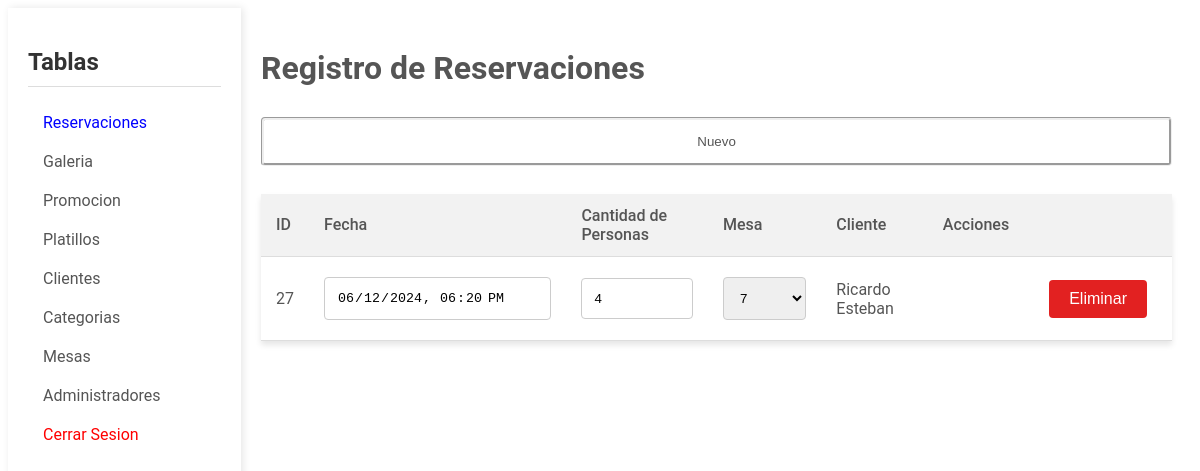
The page /admReservacion.php (signed in) on the database as committed earlier.
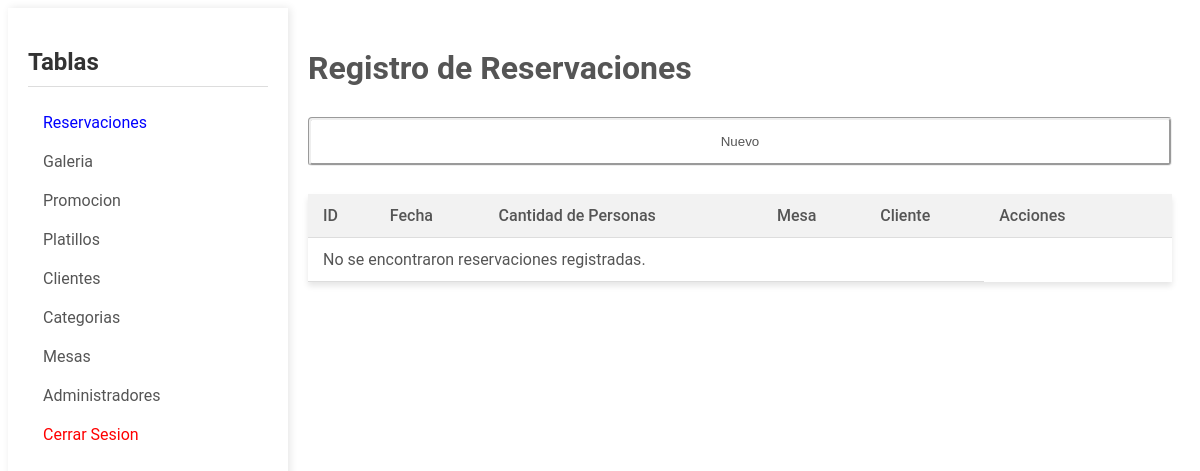
The same page on the database as committed later.
### tables this page shows
CREATE TABLE `reservacion` (
  `idReservacion` int(11) NOT NULL,
  `fecha` datetime DEFAULT NULL,
  `cantPersonas` int(11) DEFAULT NULL,
  `idMesa` int(11) DEFAULT NULL,
  `idCliente` int(11) DEFAULT NULL,
  `estado` varchar(15) DEFAULT NULL,
  `idAdministrador` int(11) DEFAULT NULL
);

CREATE TABLE `cliente` (
  `idCliente` int(11) NOT NULL,
  `nombre` varchar(100) DEFAULT NULL,
  `correo` varchar(50) DEFAULT NULL
);

### dao/Database.php (called while the page is built, shortened)
<?php
class Database
{
    private static $instance = null;
    private function __construct()
    {
        $dsn = 'mysql:host=localhost;dbname=higal';
        $username = 'esteban';
        $password = '@Database23';
        $options = [
            PDO::ATTR_PERSISTENT => true,
            PDO::ATTR_ERRMODE => PDO::ERRMODE_EXCEPTION
        ];
        try {
            $this->pdo = new PDO($dsn, $username, $password, $options);
        } catch (PDOException $e) {
            echo 'Connection failed: ' . $e->getMessage();
        }
    }
    public static function getInstance()
    {
        if (self::$instance === null) {
            self::$instance = new Database();
        }
        return self::$instance->pdo;
    }
}

### dao/reservacionDAO.php (called while the page is built, shortened)
<?php
require_once 'Database.php';
class ReservacionDAO
{
    private $pdo;
    public function __construct()
    {
        $this->pdo = Database::getInstance();
    }
    public function obtenerReservaciones()
    {
        try {
            $sql = "SELECT r.idReservacion, r.fecha, r.cantPersonas, r.estado, m.idMesa, c.nombre AS cliente, r.idCliente
                      FROM reservacion r
                      JOIN mesa m ON r.idMesa = m.idMesa
                      JOIN cliente c ON r.idCliente = c.idCliente";
            $stmt = $this->pdo->prepare($sql);
            $stmt->execute();
            $reservaciones = $stmt->fetchAll(PDO::FETCH_ASSOC);
            return $reservaciones;
        } catch (PDOException $e) {
            echo "Error: " . $e->getMessage();
            return false;
        }
    }
}

### dao/mesaDAO.php (called while the page is built, shortened)
<?php
require_once 'Database.php';
class MesaDAO
{
    private $pdo;
    public function __construct()
    {
        $this->pdo = Database::getInstance();
    }
    public function obtenerMesas()
    {
        try {
            $sql = "SELECT * FROM mesa";
            $stmt = $this->pdo->prepare($sql);
            $stmt->execute();
            $datos = $stmt->fetchAll(PDO::FETCH_ASSOC);
            return $datos;
        } catch (PDOException $e) {
            echo "Error: " . $e->getMessage();
            return false;
        }
    }
}

### admReservacion.php (the view, shortened to what the changed rows need)
<?php
include 'dao/reservacionDAO.php';
include 'dao/mesaDAO.php';
$reservacionDAO = new ReservacionDAO();
$mesaDAO = new MesaDAO();
$mesas = $mesaDAO->obtenerMesas();
?>
<!DOCTYPE html>
<html lang="es">
<head>
    <link rel="stylesheet" href="assets/css/adminPanel.css">
</head>
<body>
    <div class="container">
        <aside class="sidebar">
            <h2>Tablas</h2>
        </aside>
        <main class="content">
            <h1>Registro de Reservaciones</h1>
            <table>
                <tr>
                    <th>ID</th>
                    <th>Fecha</th>
                    <th>Cantidad de Personas</th>
                    <th>Mesa</th>
                    <th>Cliente</th>
                    <th>Acciones</th>
                    <th></th>
                </tr>
                <?php
                $datos = $reservacionDAO->obtenerReservaciones();
                if ($datos !== false && count($datos) > 0) {
                    foreach ($datos as $row) {
                        echo "
                                <tr>
                                    <form action='controller/reservacionLogic.php' method='post'>
                                        <td><input type='hidden' name='idReservacion' value='" . htmlspecialchars($row["idReservacion"]) . "'>
                                            " . htmlspecialchars($row["idReservacion"]) . "
                                        </td>
                                        <td><input type='datetime-local' name='fecha' value='" . htmlspecialchars($row["fecha"]) . "' readonly></td>
                                        <td><input type='number' name='cantPersonas' value='" . htmlspecialchars($row["cantPersonas"]) . "' readonly></td>
                                        <td>
                                        <select name='idCategoria' class='form-control form-control-lg custom-form-control' required style='pointer-events: none;'>
                                        <option >Seleccione una mesa</option>
                                        ";
                        foreach ($mesas as $mesa) {
                            echo "<option value='" . $mesa["idMesa"] . "' " .
                                ($row["idMesa"] == $mesa["idMesa"] ? "selected" : "") .
                                ">" . htmlspecialchars($mesa["idMesa"]) . "</option>";
                        }
                        echo "
                                        </select>
                                       </td>
                                        <td>
                                            " . htmlspecialchars($row["cliente"]) . "
                                            <input type='hidden' name='cliente' value='" . htmlspecialchars($row["idCliente"]) . "'>
                                        </td>
                                        <td>
                                            <input type='hidden' name='action' value='update'>
                                            <input type='hidden' style='background-color: #5058ba; margin:10px; color: white; padding: 10px 20px; border: none; border-radius: 4px; cursor: pointer; font-size: 16px;' value='Actualizar'>
                                        </td>
                                    </form>
                                    <td>
                                        <form action='controller/reservacionLogic.php' method='post'>
                                            <input type='hidden' name='idReservacion' value='" . htmlspecialchars($row["idReservacion"]) . "'>
                                            <input type='hidden' name='action' value='delete'>
                                            <input type='submit' style='background-color: #e22121; margin:10px; color: white; padding: 10px 20px; border: none; border-radius: 4px; cursor: pointer; font-size: 16px;' value='Eliminar'>
                                        </form>
                                    </td>
                                </tr>";
                    }
                } else {
                    echo "<tr><td colspan='5'>No se encontraron reservaciones registradas.</td></tr>";
                }
                ?>
            </table>
        </main>
    </div>
</body>
</html>

Rows that differ between the two databases and show on the page:
removed reservacion: idReservacion "27", fecha "06/12/2024 18:20", cantPersonas "4", idCategoria "7", idCliente.nombre "Ricardo Esteban"
Other text that changed with them:
text now shown: "No se encontraron reservaciones registradas."
